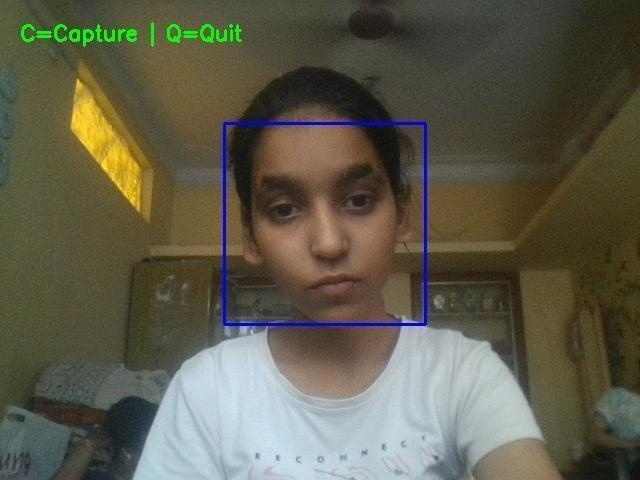
#> input picture img1.jpg, 640 x 480 px
$ python -i emotion_detection.py   (imports and definitions only)
#> lines starting #> are read from the running program, lines starting #| are printed output that depends on the picture
#> further down, picture is the input picture: shape (480, 640, 3); mean B, G, R 75.8, 92.3, 95
import cv2
import random

def detect_emotion(frame):

    #Detect emotion from face in frame
    #Returns: emotion string (Happy, Sad, Neutral, Sleepy, etc.)

    #Simplified version using facial feature analysis
    #For production, integrate with TensorFlow emotion model

    try:
        # Convert to grayscale
        gray = cv2.cvtColor(frame, cv2.COLOR_BGR2GRAY)
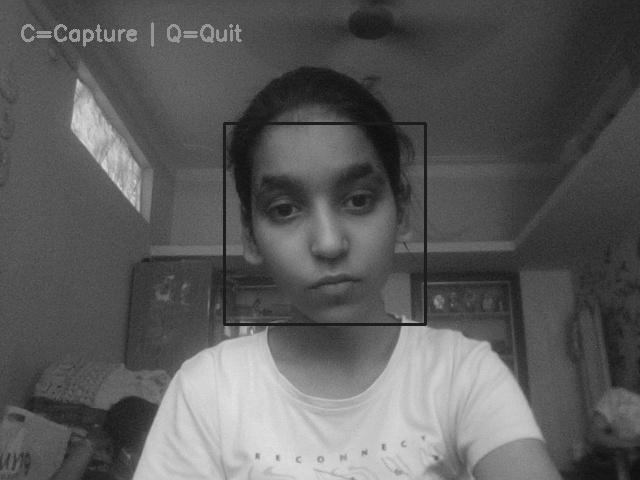
#> gray: shape (480, 640); min 14, max 226, mean 91.2

        # Load face cascade
        face_cascade = cv2.CascadeClassifier(cv2.data.haarcascades + 'haarcascade_frontalface_default.xml')
        eye_cascade = cv2.CascadeClassifier(cv2.data.haarcascades + 'haarcascade_eye.xml')
        smile_cascade = cv2.CascadeClassifier(cv2.data.haarcascades + 'haarcascade_smile.xml')

        # Detect face
        faces = face_cascade.detectMultiScale(gray, 1.3, 5)
#> faces = [[226, 125, 197, 197]]

        if len(faces) == 0:
            return 'Neutral 😐'

        # Get first face
        (x, y, w, h) = faces[0]
#> x = 226; y = 125; w = 197; h = 197
        roi_gray = gray[y:y+h, x:x+w]
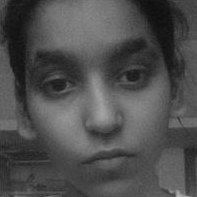
#> roi_gray: shape (197, 197); min 14, max 181, mean 78.6
        roi_color = frame[y:y+h, x:x+w]
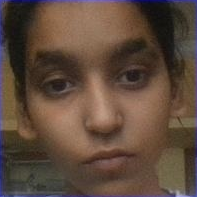
#> roi_color: shape (197, 197, 3); mean B, G, R 60.6, 74, 94.5

        # Detect eyes
        eyes = eye_cascade.detectMultiScale(roi_gray, 1.1, 5)
#> eyes = [[106, 51, 47, 47], [35, 61, 46, 46]]

        # Detect smile
        smiles = smile_cascade.detectMultiScale(roi_gray, 1.8, 20)
#> smiles = ()

        # Simple emotion logic
        if len(smiles) > 0:
            return 'Happy 🙂'
        elif len(eyes) < 2:
            # Eyes not fully detected, might be sleepy or sad
            return 'Sleepy 😴'
        else:
            # Default to neutral
            emotions = ['Neutral 😐', 'Neutral 😐', 'Neutral 😐', 'Sad 😞']
            return random.choice(emotions)  # Slight randomness for demo

    except Exception as e:
        return 'Neutral 😐'

>>> import cv2
>>> picture = cv2.imread('../img1.jpg')
>>> result = detect_emotion(picture)
#> result = 'Sad 😞'
